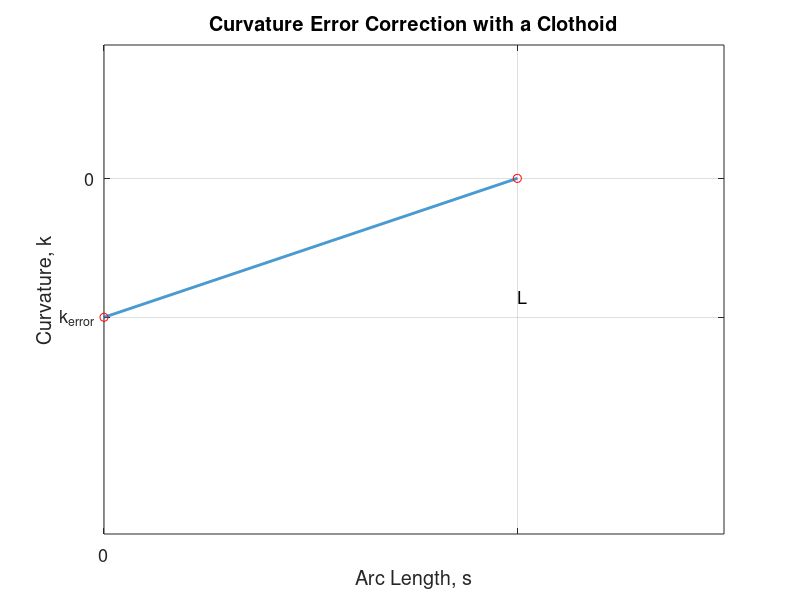

The MATLAB source for this figure:
%% Plot k0 and theta0
%theta0 is negative and k0 is positive

% Parameters for the clothoid
a = 0.001;    % This constant determines the rate at which curvature changes
L = 50;     % Total arc length

% Generate arc length values from -L/2 to L/2
s = linspace(0, L, 1000);

k1 = -0.01;
% Calculate the curvature k(s) = a * s
k = k1 + a * s;

% Create the plot
figure;
plot(s, k/2, 'LineWidth', 2);
grid on;
xlabel('Arc Length, s','FontSize',13);
ylabel('Curvature, k','FontSize',13);
title('Curvature Error Correction with a Clothoid','FontSize',13);

% Annotating the plot with k1, k2, and L
hold on;

% Points to annotate k_1 and k_2
k1 = k(1);
k2 = k(end);

% Plotting points
plot(0, k1/2, 'ro'); % Point at start
plot(L, k2/2, 'ro');  % Point at end

% Text annotations
% text(0, k1, '  k_1', 'VerticalAlignment', 'middle', 'HorizontalAlignment', 'right', 'FontSize', 12);
% text(0, k2, '  k_2', 'VerticalAlignment', 'middle', 'HorizontalAlignment', 'right', 'FontSize', 12);
text(L, 0, '  L', 'VerticalAlignment', 'top', 'HorizontalAlignment', 'center', 'FontSize', 13);

% Adjusting plot limits if necessary
ylim([-1.1*max(k), 1.1*max(k)]);
xlim([0 L*1.5])
% Remove all ticks and labels
set(gca, 'XTick', [0 L], 'YTick', [k1/2 k2/2]);
yticklabels({'k_e_r_r_o_r','0'})
xticklabels({'0',''})
set(gca, 'FontSize', 13);
hold off;   


